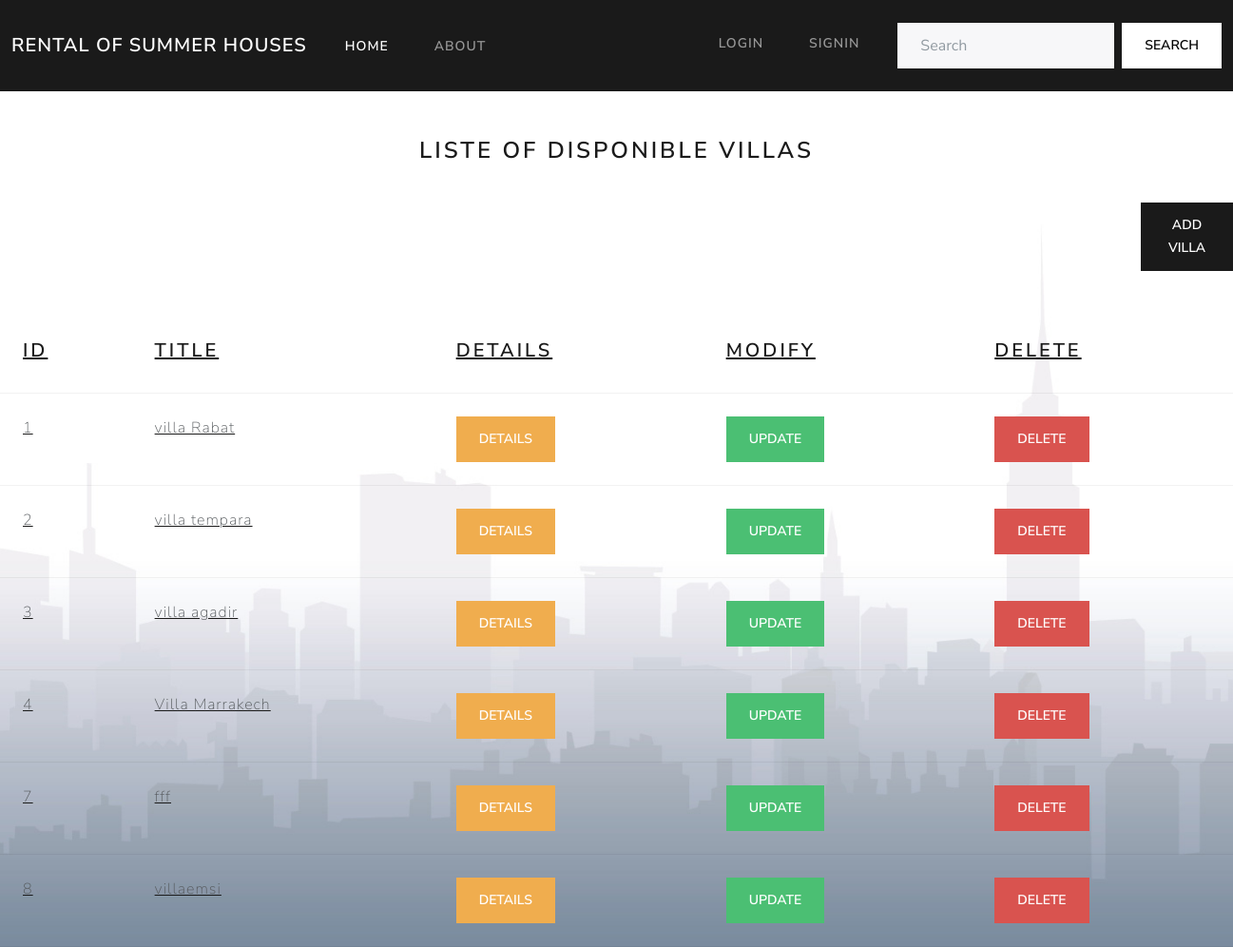
Screenshot of /listevilla/ with the database file from the repository.
### Consulte_poste/models.py (models this page shows, shortened)
class Maison(models.Model):
    user=models.ForeignKey(settings.AUTH_USER_MODEL, on_delete=models.CASCADE)
    Title = models.CharField(max_length=20)
    Description = models.CharField(max_length=100)
    Address =models.CharField(max_length=40)
    Image1 = models.ImageField()
    Image2 = models.ImageField()
    Image3 = models.ImageField()
    Image4 = models.ImageField()
    PrixDay = models.PositiveIntegerField()
    StartDay =models.DateField()
    EndDay = models.DateField()
    class Meta :
        abstract = True

class Villa(Maison):
    NumVilla=models.PositiveIntegerField()
    Piscine = models.BooleanField()

### Consulte_poste/views.py (the view)
# urls.py: path('listevilla/',ListeVillaView.as_view(),name="Liste-villa"),
class ListeVillaView(ListView):
    template_name = 'listeVillaList.html'
    model = Villa
    context_object_name = 'a'

### Consulte_poste/templates/listeVillaList.html (shortened to what this page needs)
{% load static %}
<!DOCTYPE html>
<html>
  <head>
    <link rel="stylesheet" href="{% static 'css/bootstrap.min.css' %}" />
  </head>
  <body>
    <nav class="navbar navbar-expand-lg navbar-dark bg-primary">
      <div class="container-fluid">
        <a class="navbar-brand" href="{% url 'Consulte_poste:homeIn' %}">rental of summer houses</a>
        <div class="collapse navbar-collapse" id="navbarColor01">
          <ul class="navbar-nav me-auto">
            <li class="nav-item">
              <a class="nav-link active" href="{% url 'Consulte_poste:homeIn' %}">Home
              </a>
            </li>
            <li class="nav-item">
              <a class="nav-link" href="#">About</a>
            </li>
          </ul>
          <form class="d-flex">
            {% if user.is_authenticated %}
            <ul class="navbar-nav me-auto">
                <li class="nav-item dropdown">
                    <a class="nav-link dropdown-toggle" data-bs-toggle="dropdown" href="#" role="button" aria-haspopup="true" aria-expanded="false">{{user}} ACTIONS</a>
                    <div class="dropdown-menu">
                      <a class="dropdown-item" href="{% url 'Consulte_poste:Add-villa' %}">Add your villa</a>
                      <a class="dropdown-item" href="{% url 'Consulte_poste:Add-App' %}">Add your appartment</a>
                      <a class="dropdown-item" href="{% url 'Consulte_poste:Liste-Pvilla' %}">Show your villas</a>
                      <a class="dropdown-item" href="{% url 'Consulte_poste:Liste-PApp' %}">Show your appartment</a>
                      <a class="dropdown-item" href="{% url 'Consulte_poste:Liste-PersReserVil' %}">Show all villa reservations </a>
                      <a class="dropdown-item" href="{% url 'Consulte_poste:Liste-PersReserApp' %}">Show all apartment reservations </a>
                    </div>
                  </li>
                  {% if user.is_superuser %}
                  <li class="nav-item dropdown">
                    <a class="nav-link dropdown-toggle" data-bs-toggle="dropdown" href="#" role="button" aria-haspopup="true" aria-expanded="false">ADMIN ACTIONS</a>
                    <div class="dropdown-menu">
                      <a class="dropdown-item" href="{% url 'Consulte_poste:Liste-user' %}">Show all users</a>
                      <a class="dropdown-item" href="{% url 'Consulte_poste:Liste-villa' %}">Show all villas</a>
                      <a class="dropdown-item" href="{% url 'Consulte_poste:Liste-app' %}">Show all appartment</a>
                      <a class="dropdown-item" href="{% url 'Consulte_poste:Liste-ReserVilla' %}">Show all villa reservations</a>
                      <a class="dropdown-item" href="{% url 'Consulte_poste:Liste-Reserapp' %}">Show all apartment reservations</a>
                    </div>
                  </li>
                  {% endif %}
                <li class="nav-item">
                  <a class="nav-link" href="{% url 'Logout' %}">LOGOUT</a>
                </li>
             </ul>
            {% else %}
            <ul class="navbar-nav me-auto">
            <li class="nav-item">
              <a class="nav-link" href="{% url 'Login' %}">LOGIN</a>
            </li>
            <li class="nav-item">
              <a class="nav-link" href="{% url 'Registre' %}">SIGNIN</a>
            </li>
         </ul>
            {% endif %}
            <input class="form-control me-sm-2" type="search" placeholder="Search">
            <button class="btn btn-secondary my-2 my-sm-0" type="submit">Search</button>
          </form>
         </div>
      </div>
    </nav>
<br>
<br>
    <legend Align=Center><h3>LISTE OF DISPONIBLE VILLAS</h3></legend>
    {% block content %}
    <br>
    <br>
    <div class='valide' style="text-align:center">
      <a href="{% url 'Consulte_poste:Add-villaAD'   %}" >
    <button type="button" class="btn btn-primary">Add Villa</button>
    </div>
    <br>
    <br>
      <table class="table table-hover">
        <thead>
          <tr>
            <th scope="col"><h4>ID</h4></th>
            <th scope="col"><h4>TITLE</h4></th>
            <th scope="col"><h4>DETAILS</h4></th>
            <th scope="col"><h4>MODIFY</h4></th>
            <th scope="col"><h4>DELETE</h4></th>
          </tr>
        </thead>
        <tbody>
          {% for Villa in a %}
          <tr class="table-default">
            <td>{{ Villa.id }}</td>
            <td>{{ Villa.Title }}</td>
            <td>
                 <a href="{% url 'Consulte_poste:Maison-details' Villa.id  %}"  >
                <button type="button" class="btn btn-warning">DETAILS</button>
            </td>
            <td>
                <a href="{% url 'Consulte_poste:UpdateAD-villa' Villa.id  %}"  >
                <button type="button" class="btn btn-success">UPDATE</button>
            </td>
            <td>
                <a href="{% url 'Consulte_poste:DeleteAD-villa' Villa.id  %}"  >
                <button type="button" class="btn btn-danger">DELETE</button>
            </td>
          </tr>
          {% endfor %}
        </tbody>
    </table>
        {% endblock content %}
  </body>
</html>

### rows the page displays
Villa: id "1", Title "villa Rabat"
Villa: id "2", Title "villa tempara"
Villa: id "3", Title "villa agadir"
Villa: id "4", Title "Villa Marrakech"
Villa: id "7", Title "fff"
Villa: id "8", Title "villaemsi"
